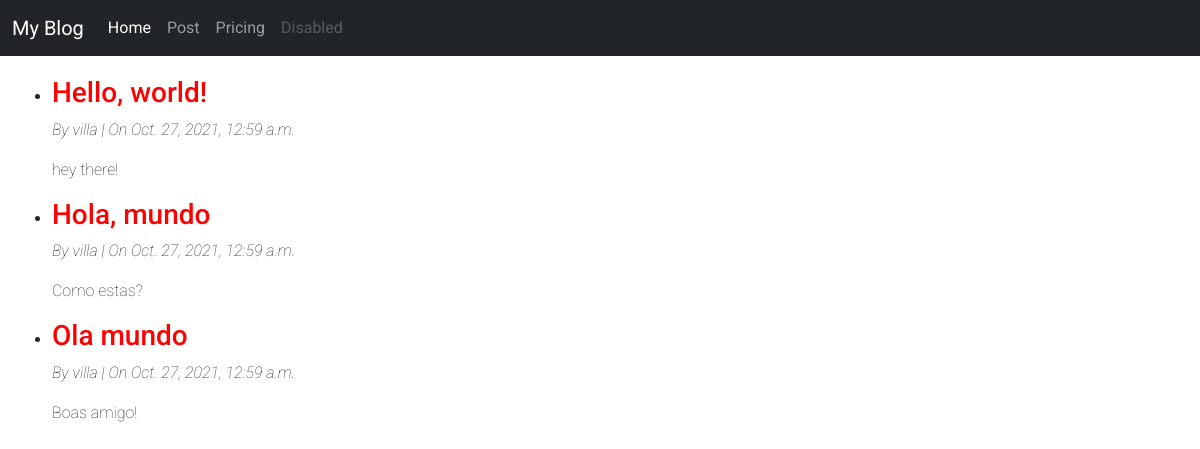
The page / on the database its author committed.
### blog/models.py (models this page shows, shortened)
class Post(models.Model):
    title = models.CharField(max_length=200)
    author = models.ForeignKey(
        'auth.User',
        on_delete=models.CASCADE
    )
    body = models.TextField()
    created_at = models.DateTimeField(auto_now_add=True)

### blog/views.py (the view)
# urls.py: path('', BlogListView.as_view(), name='home'),
class BlogListView(ListView):
    model = Post
    template_name= "home.html"

### templates/home.html (shortened to what this page needs)
{% extends 'base.html' %}
{% block content %}
    <ul>
    {% for post in post_list %}
        <li>
            <a href="{% url 'post_detail' post.id%}"><h3>{{ post.title }}</h3></a>
            <p id="subtitle">By {{ post.author }} | On {{ post.created_at }}</p>
            <p>{{ post.body }}</p>
        </li>
    {% endfor %}
    </ul>
{% endblock content %}

### templates/base.html (shortened to what this page needs)
{% load static %}
<!DOCTYPE html>
<html lang="en">
<head>
    <link href="https://cdn.jsdelivr.net/npm/bootstrap@5.1.3/dist/css/bootstrap.min.css" rel="stylesheet">
    <link rel="stylesheet" href="{% static 'css/base.css' %}">
</head>
<body>
    <nav class="navbar navbar-expand-lg  navbar-dark bg-dark">
        <div class="container-fluid">
          <a class="navbar-brand" href="{% url 'home' %}">My Blog</a>
          <div class="collapse navbar-collapse" id="navbarNav">
            <ul class="navbar-nav">
              <li class="nav-item">
                <a class="nav-link active" aria-current="page" href="{% url 'home' %}">Home</a>
              </li>
              <li class="nav-item">
                <a class="nav-link" href="#">Post</a>
              </li>
              <li class="nav-item">
                <a class="nav-link" href="#">Pricing</a>
              </li>
              <li class="nav-item">
                <a class="nav-link disabled">Disabled</a>
              </li>
            </ul>
          </div>
        </div>
      </nav>
    <div class="content-block">
        {% block content %}
        {% endblock content %}
    </div>
</body>
</html>

### static/css/base.css (style rules this page uses)
body { font-family: 'Roboto', sans-serif; }
a { text-decoration: none; }
h3 { color: red; }
p { font-weight: 100; }
#subtitle { font-weight: 100; font-style: italic; }
.content-block { padding: 10px; margin: 10px; }

### rows shown on the page
Post: title "Hello, world!", author "villa", created_at "Oct. 27, 2021, 12:59 a.m.", body "hey there!"
Post: title "Hola, mundo", author "villa", created_at "Oct. 27, 2021, 12:59 a.m.", body "Como estas?"
Post: title "Ola mundo", author "villa", created_at "Oct. 27, 2021, 12:59 a.m.", body "Boas amigo!"
